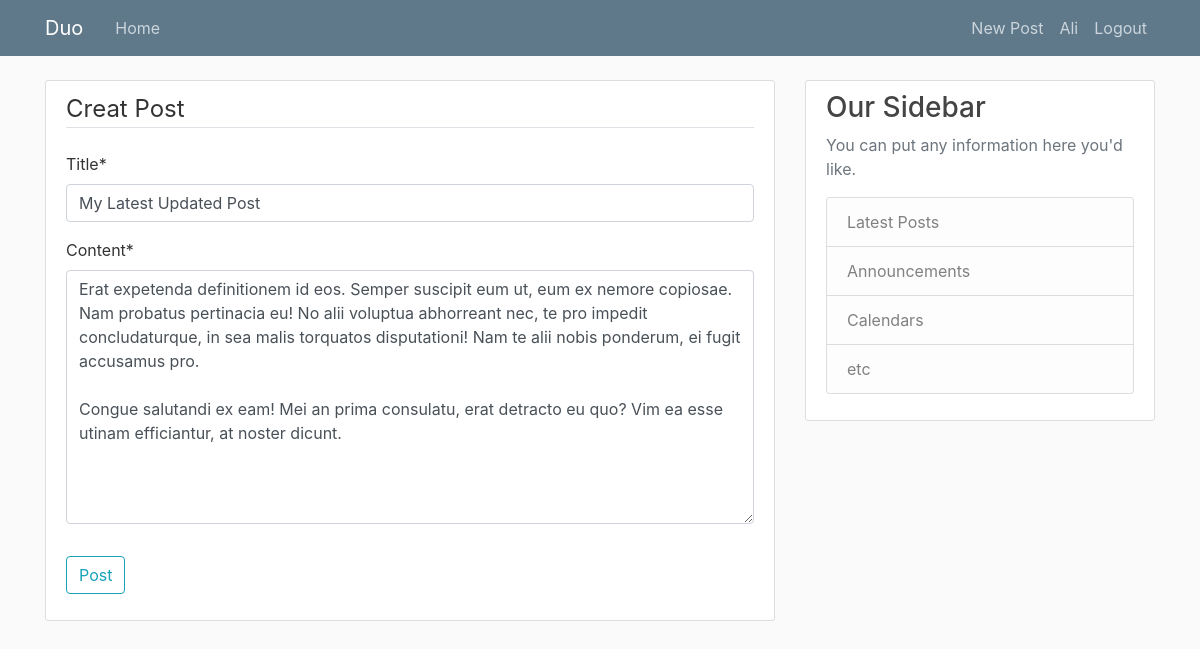
Screenshot of /post/56/update (signed in) with the database file from the repository.
### pages/models.py (models this page shows, shortened)
class Post(models.Model):
    author = models.ForeignKey(User, on_delete=models.CASCADE)
    title = models.CharField(max_length=100)
    date_posted = models.DateTimeField(default=timezone.now)
    content = models.TextField()

### pages/views.py (the view, shortened to what this page needs)
# urls.py: path('post/<int:pk>/update', PostUpdateView.as_view(), name="update"),
class PostUpdateView(LoginRequiredMixin, UserPassesTestMixin, UpdateView):
    model = Post
    fields = ['title', 'content']
    def test_func(self):
        post = self.get_object()
        if self.request.user == post.author:
            return True
        return False

### templates/pages/Post_Form.html (shortened to what this page needs)
{% extends 'base.html' %}
{% load crispy_forms_tags %}
{%block body%}
    <div class="content-section">
        <form action="" method="POST">
            <fieldset class="form-group">
                <legend class="border-bottom mb-4">Creat Post</legend>
                {{form|crispy}}
            </fieldset>
            <div class="form-group">
                <button class="btn btn-outline-info" type="submit">Post</button>
            </div>
        </form>
    </div>
{%endblock%}

### templates/parts/nav.html (shortened to what this page needs)
<header class="site-header">
    <nav class="navbar navbar-expand-md navbar-dark bg-steel fixed-top">
      <div class="container">
        <a class="navbar-brand mr-4" href="{% url 'home' %}">Duo</a>
        <div class="collapse navbar-collapse" id="navbarToggle">
          <div class="navbar-nav mr-auto">
            <a class="nav-item nav-link" href="{% url 'home' %}">Home</a>
          </div>
          <div class="navbar-nav">
            {%if user.is_authenticated%}
              <a class="nav-item nav-link" href="{% url 'create' %}">New Post</a>
              <a class="nav-item nav-link" href="{% url 'profile' user %}">{{user.username|title}}</a>
              <a class="nav-item nav-link" href="{% url 'logout' %}">Logout</a>
            {%else%}
              <a class="nav-item nav-link" href="{% url 'login' %}">Login</a>
              <a class="nav-item nav-link" href="{% url 'register' %}">Register</a>
            {%endif%}
          </div>
        </div>
      </div>
    </nav>
  </header>

### pages/static/pages/main.css (style rules this page uses)
body { background: #fafafa; color: #333333; margin-top: 5rem; }
.bg-steel { background-color: #5f788a; }
.site-header .navbar-nav .nav-link { color: #cbd5db; }
.content-section { background: #ffffff; padding: 10px 20px; border: 1px solid #dddddd; border-radius: 3px; margin-bottom: 20px; }

### rows the page displays
Post: title "My Latest Updated Post", content "Erat expetenda definitionem id eos. Semper suscipit eum ut, eum ex nemore copiosae. Nam probatus pertinacia eu! No alii voluptua abhorreant nec, te pro impedit concludaturque, in sea malis torquatos disputationi! Nam te alii nobis ponderum, ei fugit accusamus pro. Congue salutandi ex eam! Mei an prima consulatu, erat detracto eu quo? Vim ea esse utinam efficiantur, at noster dicunt."

### other values shown
{{ user.username|title }} "Ali"
